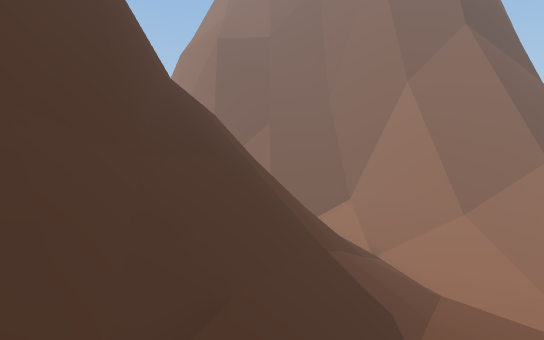
view 1 (above)

16 first-person views from a walk through a Unity game level. The camera is 1.4 m above the floor, tilts 2° down and sees 80° across. The floor is counted in squares, 2 m on a side. Each view is taken from the middle of a square. On the plan, view 1 faces up. The plan holds only what a view shows up to about 10 squares ahead; the rest is blank. The place goes on beyond the plan. The player character is not drawn.

view 2
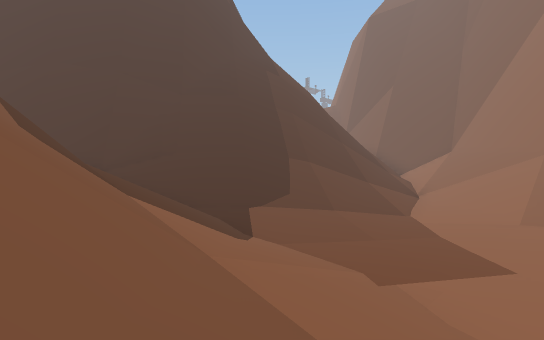

view 3
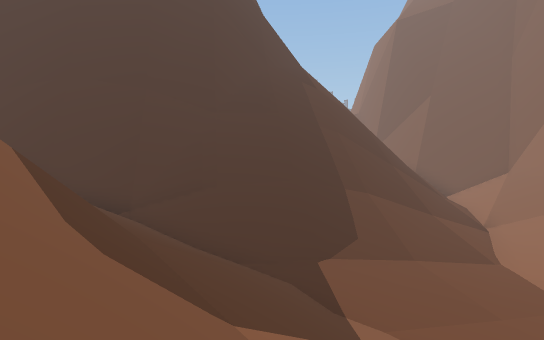

view 4
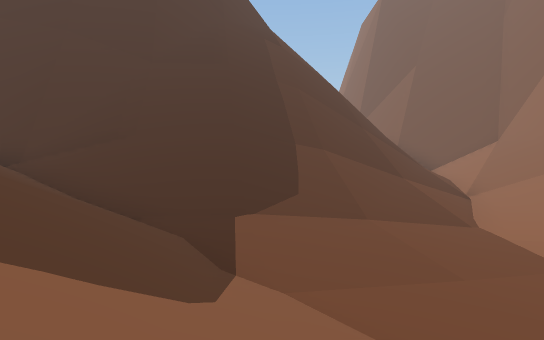

view 5
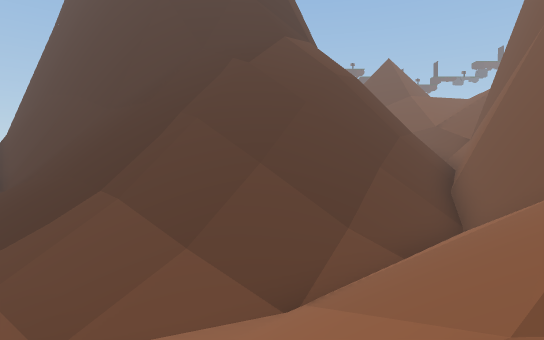

view 6
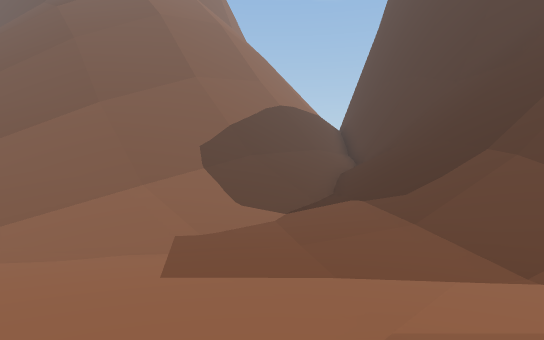

view 7
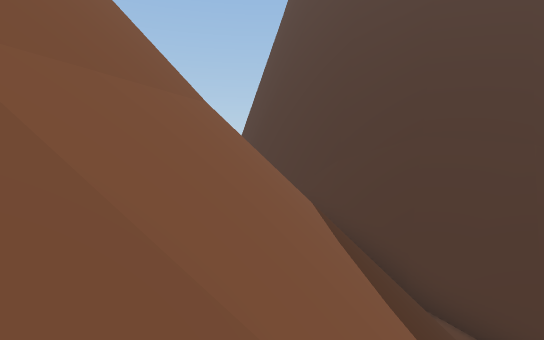

view 8
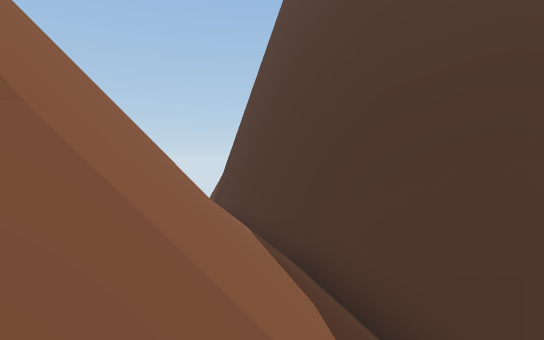

view 9
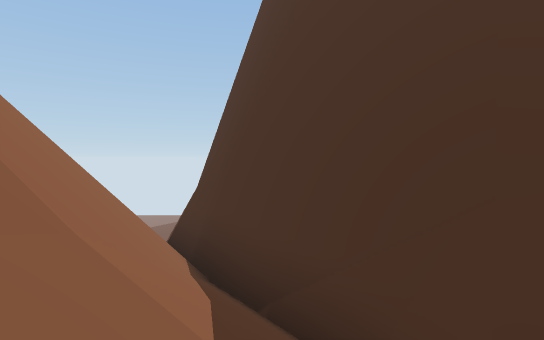

view 10
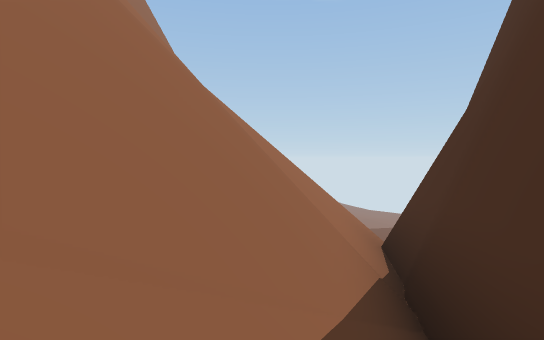

view 11
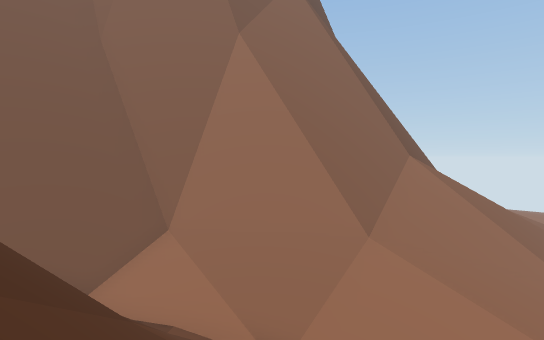

view 12
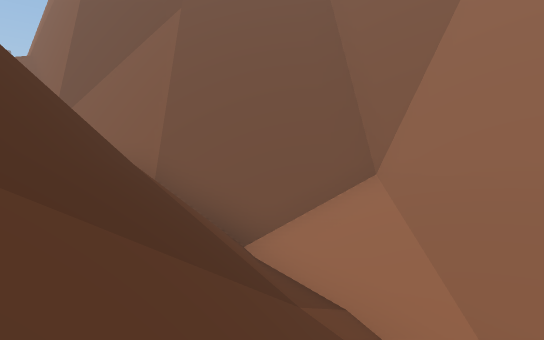

view 13
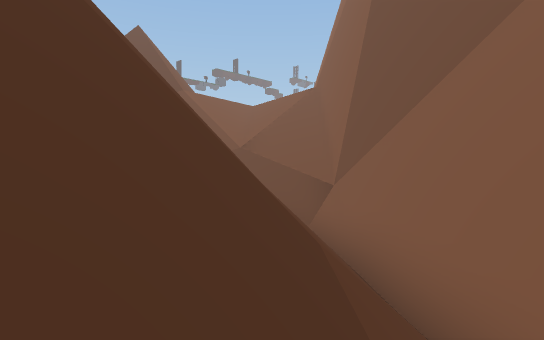

view 14
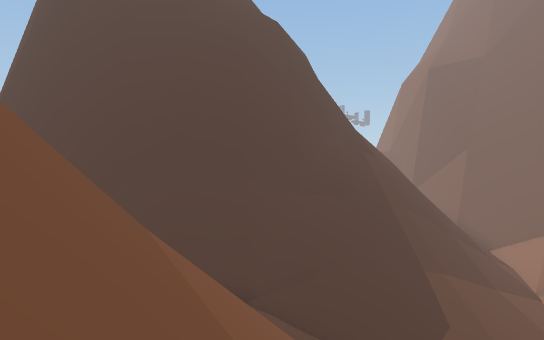

view 15
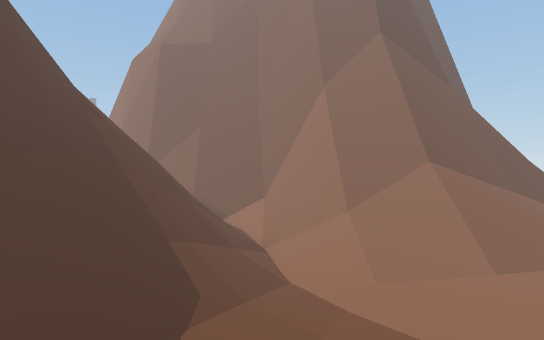

view 16
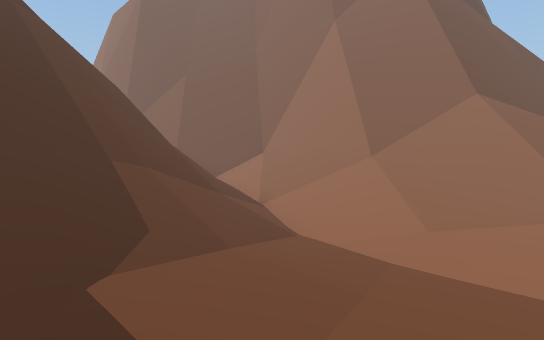

### Floor plan
Key: @ floor where view 1 was taken; # wall or solid block; . main floor; - floor 0.5 m lower than the main floor; _ floor 1 m lower than the main floor; / step, stairs or slope; = window, fence, low wall or low ledge; ^ raised ledge.
Columns run from 9 left of view 1 to 9 right of it. Each row starts with its distance up from view 1.
 21    ##
 20   //##
 19  ////##
 18  /////##
 17      //##
 16       //####
 15       ^#//#####
 14        ^=/////##
 13        ^#//////###
 12         #==/////###
 11        ==#=////////
 10        ===/////////
  9       ==//////.////
  8       #=//////-....
  7       #//////.--...
  6       ^//////.---..
  5       ^#////.---_-.
  4       ^#///./---__-
  3       ##/////////__
  2      ^#///////////
  1     ##/ // ///////
  0   ^##////@////////
 -1  ^#///////////////
 -2 ##=##======#//////
 -3 #/^##^^^^^ ##// //
 -4 //^
 -5  /^
 -6   ^

Positions as (right, up) in squares from view 1, and headings:
1: (0, 0), facing up
2: (8, 0), facing up-left
3: (6, 0), facing up-left
4: (6, 2), facing up-left
5: (8, 11), facing left
6: (9, 9), facing down-left
7: (3, -1), facing left
8: (0, -1), facing left
9: (-3, -1), facing left
10: (-5, -1), facing down-left
11: (0, 8), facing up-right
12: (2, 10), facing up
13: (0, 13), facing up-left
14: (5, -3), facing up-left
15: (4, -1), facing up
16: (4, 2), facing up
